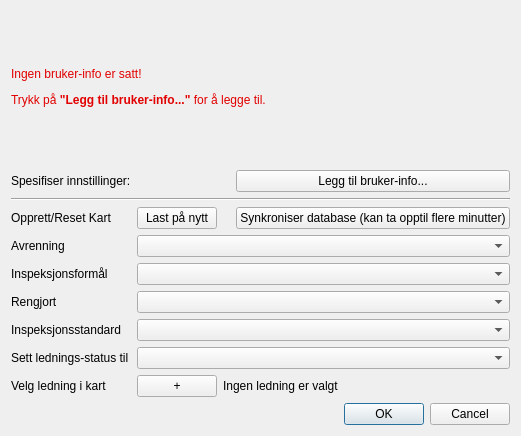
<?xml version="1.0" encoding="UTF-8"?>
<ui version="4.0">
 <class>RioGISDialogBase</class>
 <widget class="QDialog" name="RioGISDialogBase">
  <property name="geometry">
   <rect>
    <x>0</x>
    <y>0</y>
    <width>384</width>
    <height>436</height>
   </rect>
  </property>
  <property name="windowTitle">
   <string>RioGIS</string>
  </property>
  <property name="windowIcon">
   <iconset>
    <normaloff>:/plugins/riogis/icon.png</normaloff>:/plugins/riogis/icon.png</iconset>
  </property>
  <layout class="QGridLayout" name="gridLayout">
   <item row="1" column="0" colspan="4">
    <widget class="QLabel" name="textBrukerInfo">
     <property name="text">
      <string>&lt;html&gt;&lt;head/&gt;&lt;body&gt;&lt;p&gt;&lt;span style=&quot; color:#e20000;&quot;&gt;Ingen bruker-info er satt! &lt;/span&gt;&lt;/p&gt;&lt;p&gt;&lt;span style=&quot; color:#e20000;&quot;&gt;Trykk på &lt;/span&gt;&lt;span style=&quot; font-weight:600; color:#e20000;&quot;&gt;&amp;quot;Legg til bruker-info...&amp;quot;&lt;/span&gt;&lt;span style=&quot; color:#e20000;&quot;&gt; for å legge til. &lt;/span&gt;&lt;/p&gt;&lt;/body&gt;&lt;/html&gt;</string>
     </property>
    </widget>
   </item>
   <item row="5" column="2">
    <widget class="QLabel" name="label_4">
     <property name="text">
      <string/>
     </property>
    </widget>
   </item>
   <item row="10" column="0">
    <widget class="QLabel" name="label_2">
     <property name="text">
      <string>Sett lednings-status til</string>
     </property>
    </widget>
   </item>
   <item row="8" column="0">
    <widget class="QLabel" name="lblSelectCleaned">
     <property name="text">
      <string>Rengjort</string>
     </property>
    </widget>
   </item>
   <item row="8" column="1" colspan="3">
    <widget class="QComboBox" name="cmbSelectPrewashed"/>
   </item>
   <item row="12" column="3">
    <widget class="QDialogButtonBox" name="button_box">
     <property name="orientation">
      <enum>Qt::Horizontal</enum>
     </property>
     <property name="standardButtons">
      <set>QDialogButtonBox::Cancel|QDialogButtonBox::Ok</set>
     </property>
    </widget>
   </item>
   <item row="11" column="0">
    <widget class="QLabel" name="label">
     <property name="text">
      <string>Velg ledning i kart</string>
     </property>
    </widget>
   </item>
   <item row="11" column="2" colspan="2">
    <widget class="QLabel" name="textLedningValgt">
     <property name="text">
      <string>Ingen ledning er valgt</string>
     </property>
    </widget>
   </item>
   <item row="6" column="0">
    <widget class="QLabel" name="lblSelectWeather">
     <property name="text">
      <string>Avrenning</string>
     </property>
    </widget>
   </item>
   <item row="11" column="1">
    <widget class="QPushButton" name="btnSelectMapClick">
     <property name="text">
      <string>+</string>
     </property>
    </widget>
   </item>
   <item row="10" column="1" colspan="3">
    <widget class="QComboBox" name="cmbSelectStatus"/>
   </item>
   <item row="6" column="1" colspan="3">
    <widget class="QComboBox" name="cmbSelectWeather"/>
   </item>
   <item row="3" column="0" colspan="4">
    <widget class="Line" name="line">
     <property name="orientation">
      <enum>Qt::Horizontal</enum>
     </property>
    </widget>
   </item>
   <item row="5" column="0">
    <widget class="QLabel" name="label_3">
     <property name="text">
      <string>Opprett/Reset Kart</string>
     </property>
    </widget>
   </item>
   <item row="7" column="0">
    <widget class="QLabel" name="lblSelectPurpose">
     <property name="text">
      <string>Inspeksjonsformål</string>
     </property>
    </widget>
   </item>
   <item row="5" column="3">
    <widget class="QPushButton" name="btnSync">
     <property name="text">
      <string>Synkroniser database (kan ta opptil flere minutter)</string>
     </property>
    </widget>
   </item>
   <item row="7" column="1" colspan="3">
    <widget class="QComboBox" name="cmbSelectPurpose"/>
   </item>
   <item row="9" column="0">
    <widget class="QLabel" name="lblSelectStandard">
     <property name="text">
      <string>Inspeksjonsstandard</string>
     </property>
    </widget>
   </item>
   <item row="9" column="1" colspan="3">
    <widget class="QComboBox" name="cmbSelectStandard"/>
   </item>
   <item row="5" column="1">
    <widget class="QPushButton" name="btnReset">
     <property name="text">
      <string>Last på nytt</string>
     </property>
    </widget>
   </item>
   <item row="2" column="3">
    <widget class="QPushButton" name="btnSelectSettingsFile">
     <property name="text">
      <string>Legg til bruker-info...</string>
     </property>
    </widget>
   </item>
   <item row="2" column="0">
    <widget class="QLabel" name="label_5">
     <property name="text">
      <string>Spesifiser innstillinger:</string>
     </property>
    </widget>
   </item>
  </layout>
 </widget>
 <resources/>
 <connections>
  <connection>
   <sender>button_box</sender>
   <signal>accepted()</signal>
   <receiver>RioGISDialogBase</receiver>
   <slot>accept()</slot>
   <hints>
    <hint type="sourcelabel">
     <x>25</x>
     <y>25</y>
    </hint>
    <hint type="destinationlabel">
     <x>25</x>
     <y>25</y>
    </hint>
   </hints>
  </connection>
  <connection>
   <sender>button_box</sender>
   <signal>rejected()</signal>
   <receiver>RioGISDialogBase</receiver>
   <slot>reject()</slot>
   <hints>
    <hint type="sourcelabel">
     <x>25</x>
     <y>25</y>
    </hint>
    <hint type="destinationlabel">
     <x>25</x>
     <y>25</y>
    </hint>
   </hints>
  </connection>
 </connections>
</ui>
